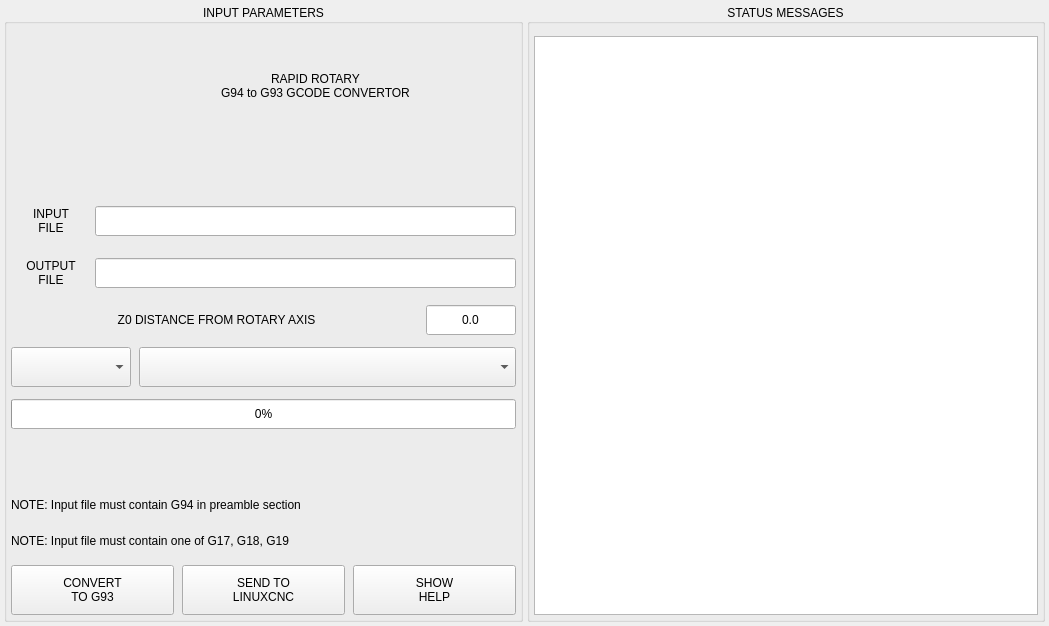
<?xml version="1.0" encoding="UTF-8"?>
<ui version="4.0">
 <class>Form</class>
 <widget class="QWidget" name="Form">
  <property name="geometry">
   <rect>
    <x>0</x>
    <y>0</y>
    <width>1049</width>
    <height>626</height>
   </rect>
  </property>
  <property name="windowTitle">
   <string>Form</string>
  </property>
  <layout class="QHBoxLayout" name="horizontalLayout_4">
   <property name="spacing">
    <number>4</number>
   </property>
   <property name="leftMargin">
    <number>4</number>
   </property>
   <property name="topMargin">
    <number>4</number>
   </property>
   <property name="rightMargin">
    <number>4</number>
   </property>
   <property name="bottomMargin">
    <number>4</number>
   </property>
   <item>
    <widget class="QGroupBox" name="groupbox_inputs">
     <property name="title">
      <string>INPUT PARAMETERS</string>
     </property>
     <property name="alignment">
      <set>Qt::AlignCenter</set>
     </property>
     <layout class="QVBoxLayout" name="verticalLayout">
      <property name="spacing">
       <number>12</number>
      </property>
      <property name="leftMargin">
       <number>4</number>
      </property>
      <property name="topMargin">
       <number>12</number>
      </property>
      <property name="rightMargin">
       <number>4</number>
      </property>
      <property name="bottomMargin">
       <number>4</number>
      </property>
      <item>
       <layout class="QHBoxLayout" name="horizontalLayout_7">
        <property name="spacing">
         <number>4</number>
        </property>
        <property name="topMargin">
         <number>0</number>
        </property>
        <item>
         <widget class="QLabel" name="lbl_logo">
          <property name="sizePolicy">
           <sizepolicy hsizetype="Fixed" vsizetype="Fixed">
            <horstretch>0</horstretch>
            <verstretch>0</verstretch>
           </sizepolicy>
          </property>
          <property name="minimumSize">
           <size>
            <width>100</width>
            <height>100</height>
           </size>
          </property>
          <property name="maximumSize">
           <size>
            <width>100</width>
            <height>100</height>
           </size>
          </property>
          <property name="text">
           <string/>
          </property>
          <property name="pixmap">
           <pixmap>RapidRotary_icon.png</pixmap>
          </property>
          <property name="scaledContents">
           <bool>true</bool>
          </property>
         </widget>
        </item>
        <item>
         <widget class="QLabel" name="lbl_title">
          <property name="minimumSize">
           <size>
            <width>0</width>
            <height>40</height>
           </size>
          </property>
          <property name="maximumSize">
           <size>
            <width>16777215</width>
            <height>40</height>
           </size>
          </property>
          <property name="styleSheet">
           <string notr="true">font: 12pt &quot;Lato Heavy&quot;;</string>
          </property>
          <property name="text">
           <string>RAPID ROTARY
G94 to G93 GCODE CONVERTOR</string>
          </property>
          <property name="alignment">
           <set>Qt::AlignCenter</set>
          </property>
         </widget>
        </item>
       </layout>
      </item>
      <item>
       <spacer name="verticalSpacer_2">
        <property name="orientation">
         <enum>Qt::Vertical</enum>
        </property>
        <property name="sizeHint" stdset="0">
         <size>
          <width>20</width>
          <height>40</height>
         </size>
        </property>
       </spacer>
      </item>
      <item>
       <layout class="QHBoxLayout" name="layout_input_file">
        <property name="spacing">
         <number>4</number>
        </property>
        <item>
         <widget class="QLabel" name="lbl_input_file">
          <property name="minimumSize">
           <size>
            <width>80</width>
            <height>40</height>
           </size>
          </property>
          <property name="maximumSize">
           <size>
            <width>80</width>
            <height>40</height>
           </size>
          </property>
          <property name="text">
           <string>INPUT
FILE</string>
          </property>
          <property name="alignment">
           <set>Qt::AlignCenter</set>
          </property>
         </widget>
        </item>
        <item>
         <widget class="QLineEdit" name="lineEdit_input_file">
          <property name="sizePolicy">
           <sizepolicy hsizetype="Preferred" vsizetype="Preferred">
            <horstretch>0</horstretch>
            <verstretch>0</verstretch>
           </sizepolicy>
          </property>
          <property name="minimumSize">
           <size>
            <width>340</width>
            <height>30</height>
           </size>
          </property>
          <property name="maximumSize">
           <size>
            <width>16777215</width>
            <height>30</height>
           </size>
          </property>
          <property name="readOnly">
           <bool>true</bool>
          </property>
         </widget>
        </item>
       </layout>
      </item>
      <item>
       <layout class="QHBoxLayout" name="layout_output_file">
        <property name="spacing">
         <number>4</number>
        </property>
        <item>
         <widget class="QLabel" name="lbl_output_file">
          <property name="minimumSize">
           <size>
            <width>80</width>
            <height>40</height>
           </size>
          </property>
          <property name="maximumSize">
           <size>
            <width>80</width>
            <height>40</height>
           </size>
          </property>
          <property name="text">
           <string>OUTPUT
FILE</string>
          </property>
          <property name="alignment">
           <set>Qt::AlignCenter</set>
          </property>
         </widget>
        </item>
        <item>
         <widget class="QLineEdit" name="lineEdit_output_file">
          <property name="sizePolicy">
           <sizepolicy hsizetype="Preferred" vsizetype="Preferred">
            <horstretch>0</horstretch>
            <verstretch>0</verstretch>
           </sizepolicy>
          </property>
          <property name="minimumSize">
           <size>
            <width>340</width>
            <height>30</height>
           </size>
          </property>
          <property name="maximumSize">
           <size>
            <width>16777215</width>
            <height>30</height>
           </size>
          </property>
          <property name="readOnly">
           <bool>true</bool>
          </property>
         </widget>
        </item>
       </layout>
      </item>
      <item>
       <layout class="QHBoxLayout" name="horizontalLayout_5">
        <property name="spacing">
         <number>4</number>
        </property>
        <item>
         <widget class="QLabel" name="label">
          <property name="minimumSize">
           <size>
            <width>0</width>
            <height>30</height>
           </size>
          </property>
          <property name="maximumSize">
           <size>
            <width>16777215</width>
            <height>30</height>
           </size>
          </property>
          <property name="text">
           <string>Z0 DISTANCE FROM ROTARY AXIS</string>
          </property>
          <property name="alignment">
           <set>Qt::AlignCenter</set>
          </property>
         </widget>
        </item>
        <item>
         <widget class="QLineEdit" name="lineEdit_z0_offset">
          <property name="sizePolicy">
           <sizepolicy hsizetype="Preferred" vsizetype="Preferred">
            <horstretch>0</horstretch>
            <verstretch>0</verstretch>
           </sizepolicy>
          </property>
          <property name="minimumSize">
           <size>
            <width>90</width>
            <height>30</height>
           </size>
          </property>
          <property name="maximumSize">
           <size>
            <width>90</width>
            <height>30</height>
           </size>
          </property>
          <property name="toolTip">
           <string>0.0 means Z0 is centered on Axis A</string>
          </property>
          <property name="text">
           <string>0.0</string>
          </property>
          <property name="maxLength">
           <number>8</number>
          </property>
          <property name="alignment">
           <set>Qt::AlignCenter</set>
          </property>
         </widget>
        </item>
       </layout>
      </item>
      <item>
       <layout class="QHBoxLayout" name="horizontalLayout_3">
        <property name="spacing">
         <number>8</number>
        </property>
        <item>
         <widget class="QComboBox" name="cmb_units">
          <property name="sizePolicy">
           <sizepolicy hsizetype="Preferred" vsizetype="Preferred">
            <horstretch>0</horstretch>
            <verstretch>0</verstretch>
           </sizepolicy>
          </property>
          <property name="minimumSize">
           <size>
            <width>120</width>
            <height>40</height>
           </size>
          </property>
          <property name="maximumSize">
           <size>
            <width>120</width>
            <height>40</height>
           </size>
          </property>
          <property name="maxCount">
           <number>4</number>
          </property>
         </widget>
        </item>
        <item>
         <widget class="QComboBox" name="cmb_method">
          <property name="sizePolicy">
           <sizepolicy hsizetype="Preferred" vsizetype="Preferred">
            <horstretch>0</horstretch>
            <verstretch>0</verstretch>
           </sizepolicy>
          </property>
          <property name="minimumSize">
           <size>
            <width>200</width>
            <height>40</height>
           </size>
          </property>
          <property name="maximumSize">
           <size>
            <width>16777215</width>
            <height>40</height>
           </size>
          </property>
          <property name="maxCount">
           <number>4</number>
          </property>
         </widget>
        </item>
       </layout>
      </item>
      <item>
       <widget class="QProgressBar" name="progressBar">
        <property name="sizePolicy">
         <sizepolicy hsizetype="Expanding" vsizetype="Preferred">
          <horstretch>0</horstretch>
          <verstretch>0</verstretch>
         </sizepolicy>
        </property>
        <property name="minimumSize">
         <size>
          <width>0</width>
          <height>30</height>
         </size>
        </property>
        <property name="maximumSize">
         <size>
          <width>16777215</width>
          <height>30</height>
         </size>
        </property>
        <property name="value">
         <number>0</number>
        </property>
        <property name="alignment">
         <set>Qt::AlignCenter</set>
        </property>
       </widget>
      </item>
      <item>
       <spacer name="verticalSpacer">
        <property name="orientation">
         <enum>Qt::Vertical</enum>
        </property>
        <property name="sizeHint" stdset="0">
         <size>
          <width>20</width>
          <height>40</height>
         </size>
        </property>
       </spacer>
      </item>
      <item>
       <widget class="QLabel" name="lbl_note1">
        <property name="minimumSize">
         <size>
          <width>0</width>
          <height>24</height>
         </size>
        </property>
        <property name="maximumSize">
         <size>
          <width>16777215</width>
          <height>24</height>
         </size>
        </property>
        <property name="text">
         <string>NOTE: Input file must contain G94 in preamble section</string>
        </property>
       </widget>
      </item>
      <item>
       <widget class="QLabel" name="lbl_note2">
        <property name="minimumSize">
         <size>
          <width>0</width>
          <height>24</height>
         </size>
        </property>
        <property name="maximumSize">
         <size>
          <width>16777215</width>
          <height>24</height>
         </size>
        </property>
        <property name="text">
         <string>NOTE: Input file must contain one of G17, G18, G19</string>
        </property>
       </widget>
      </item>
      <item>
       <layout class="QHBoxLayout" name="horizontalLayout_6">
        <property name="spacing">
         <number>8</number>
        </property>
        <item>
         <widget class="QPushButton" name="btn_convert">
          <property name="sizePolicy">
           <sizepolicy hsizetype="Preferred" vsizetype="Preferred">
            <horstretch>0</horstretch>
            <verstretch>0</verstretch>
           </sizepolicy>
          </property>
          <property name="minimumSize">
           <size>
            <width>0</width>
            <height>50</height>
           </size>
          </property>
          <property name="maximumSize">
           <size>
            <width>16777215</width>
            <height>50</height>
           </size>
          </property>
          <property name="toolTip">
           <string>Begin conversion to G93</string>
          </property>
          <property name="text">
           <string>CONVERT
TO G93</string>
          </property>
         </widget>
        </item>
        <item>
         <widget class="QPushButton" name="btn_send">
          <property name="sizePolicy">
           <sizepolicy hsizetype="Preferred" vsizetype="Preferred">
            <horstretch>0</horstretch>
            <verstretch>0</verstretch>
           </sizepolicy>
          </property>
          <property name="minimumSize">
           <size>
            <width>0</width>
            <height>50</height>
           </size>
          </property>
          <property name="maximumSize">
           <size>
            <width>16777215</width>
            <height>50</height>
           </size>
          </property>
          <property name="text">
           <string>SEND TO
LINUXCNC</string>
          </property>
         </widget>
        </item>
        <item>
         <widget class="QPushButton" name="btn_help">
          <property name="sizePolicy">
           <sizepolicy hsizetype="Preferred" vsizetype="Preferred">
            <horstretch>0</horstretch>
            <verstretch>0</verstretch>
           </sizepolicy>
          </property>
          <property name="minimumSize">
           <size>
            <width>0</width>
            <height>50</height>
           </size>
          </property>
          <property name="maximumSize">
           <size>
            <width>16777215</width>
            <height>50</height>
           </size>
          </property>
          <property name="text">
           <string>SHOW
HELP</string>
          </property>
         </widget>
        </item>
       </layout>
      </item>
     </layout>
    </widget>
   </item>
   <item>
    <widget class="QGroupBox" name="groupBox_status">
     <property name="title">
      <string>STATUS MESSAGES</string>
     </property>
     <property name="alignment">
      <set>Qt::AlignCenter</set>
     </property>
     <layout class="QVBoxLayout" name="verticalLayout_2">
      <property name="spacing">
       <number>4</number>
      </property>
      <property name="leftMargin">
       <number>4</number>
      </property>
      <property name="topMargin">
       <number>12</number>
      </property>
      <property name="rightMargin">
       <number>4</number>
      </property>
      <property name="bottomMargin">
       <number>4</number>
      </property>
      <item>
       <widget class="QPlainTextEdit" name="status_output">
        <property name="sizePolicy">
         <sizepolicy hsizetype="Expanding" vsizetype="Preferred">
          <horstretch>0</horstretch>
          <verstretch>0</verstretch>
         </sizepolicy>
        </property>
        <property name="readOnly">
         <bool>true</bool>
        </property>
       </widget>
      </item>
     </layout>
    </widget>
   </item>
  </layout>
 </widget>
 <resources/>
 <connections/>
</ui>
